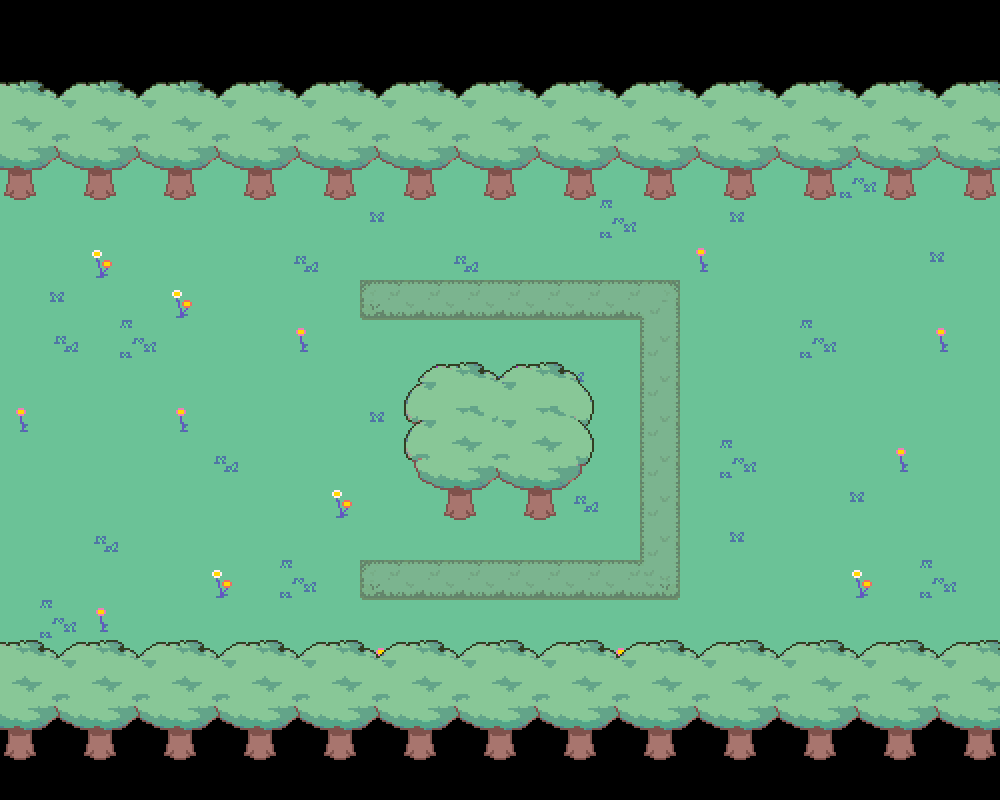

Below is a game level as drawn by its tile map, then a one-line description and the .tmx that defines it (tile-layer data replaced by summaries):
An orthogonal 25x20 tile map with 40x40 px tiles, 4 tile layers (Tile Layer 1, Tile Layer 3, Tile Layer 2, Copy of Tile Layer 2) and 34 objects (12x spikes, 2x transition, tilebutton, pushblock, leaf_up, ...).

<map version="1.10" tiledversion="1.10.0" orientation="orthogonal" renderorder="right-down" width="25" height="20" tilewidth="40" tileheight="40" infinite="0" nextlayerid="12" nextobjectid="53">
 <editorsettings>
  <export target="data.lua" format="lua" />
 </editorsettings>
 <properties>
  <property name="music" value="forest" />
 </properties>
 <tileset firstgid="1" source="../../tilesets/woods.tsx" />
 <layer id="1" name="Tile Layer 1" width="25" height="20">
  <data>[500 cells, 350 non-empty, 6 distinct tile ids]</data>
 </layer>
 <layer id="4" name="Tile Layer 3" width="25" height="20">
  <data>[500 cells, 22 non-empty, 5 distinct tile ids]</data>
 </layer>
 <layer id="2" name="Tile Layer 2" width="25" height="20">
  <data>[500 cells, 170 non-empty, 26 distinct tile ids]</data>
 </layer>
 <objectgroup id="10" name="blockcollision">
  <object id="6" x="360" y="560" width="280" />
  <object id="7" x="640" y="320" height="240" />
  <object id="8" x="360" y="320" width="280" />
  <object id="9" x="360" y="280" height="40" />
  <object id="10" x="360" y="280" width="320" />
  <object id="11" x="680" y="280" height="320" />
  <object id="12" x="360" y="600" width="320" />
  <object id="13" x="360" y="560" height="40" />
 </objectgroup>
 <objectgroup id="3" name="collision">
  <object id="1" x="0" y="0" width="1000" height="200" />
  <object id="2" x="0" y="680" width="1000" height="120" />
  <object id="3" x="420" y="400" width="160" height="80" />
  <object id="4" x="440" y="480" width="120" height="40" />
 </objectgroup>
 <objectgroup id="9" name="objects_spikes">
  <object id="23" name="tilebutton" x="360" y="560" width="40" height="40">
   <properties>
    <property name="blocks" type="bool" value="true" />
    <property name="cutscene" value="forest.puzzle4" />
    <property name="group" value="buton" />
    <property name="once" type="bool" value="true" />
   </properties>
  </object>
  <object id="25" name="spikes" x="760" y="200" width="40" height="40">
   <properties>
    <property name="default" type="bool" value="true" />
    <property name="flag" value="puzzle4" />
   </properties>
  </object>
  <object id="37" name="spikes" x="760" y="240" width="40" height="40">
   <properties>
    <property name="default" type="bool" value="true" />
    <property name="flag" value="puzzle4" />
   </properties>
  </object>
  <object id="38" name="spikes" x="760" y="280" width="40" height="40">
   <properties>
    <property name="default" type="bool" value="true" />
    <property name="flag" value="puzzle4" />
   </properties>
  </object>
  <object id="39" name="spikes" x="760" y="320" width="40" height="40">
   <properties>
    <property name="default" type="bool" value="true" />
    <property name="flag" value="puzzle4" />
   </properties>
  </object>
  <object id="40" name="spikes" x="760" y="360" width="40" height="40">
   <properties>
    <property name="default" type="bool" value="true" />
    <property name="flag" value="puzzle4" />
   </properties>
  </object>
  <object id="41" name="spikes" x="760" y="400" width="40" height="40">
   <properties>
    <property name="default" type="bool" value="true" />
    <property name="flag" value="puzzle4" />
   </properties>
  </object>
  <object id="42" name="spikes" x="760" y="440" width="40" height="40">
   <properties>
    <property name="default" type="bool" value="true" />
    <property name="flag" value="puzzle4" />
   </properties>
  </object>
  <object id="43" name="spikes" x="760" y="480" width="40" height="40">
   <properties>
    <property name="default" type="bool" value="true" />
    <property name="flag" value="puzzle4" />
   </properties>
  </object>
  <object id="44" name="spikes" x="760" y="520" width="40" height="40">
   <properties>
    <property name="default" type="bool" value="true" />
    <property name="flag" value="puzzle4" />
   </properties>
  </object>
  <object id="45" name="spikes" x="760" y="560" width="40" height="40">
   <properties>
    <property name="default" type="bool" value="true" />
    <property name="flag" value="puzzle4" />
   </properties>
  </object>
  <object id="46" name="spikes" x="760" y="600" width="40" height="40">
   <properties>
    <property name="default" type="bool" value="true" />
    <property name="flag" value="puzzle4" />
   </properties>
  </object>
  <object id="47" name="spikes" x="760" y="640" width="40" height="40">
   <properties>
    <property name="default" type="bool" value="true" />
    <property name="flag" value="puzzle4" />
   </properties>
  </object>
 </objectgroup>
 <objectgroup id="5" name="objects">
  <object id="50" name="transition" x="0" y="200" width="15" height="480">
   <properties>
    <property name="map" value="forest_10" />
    <property name="marker" value="fp4" />
   </properties>
  </object>
  <object id="51" name="transition" x="985" y="200" width="15" height="480">
   <properties>
    <property name="map" value="forest_puzzle5" />
    <property name="marker" value="fp4" />
   </properties>
  </object>
 </objectgroup>
 <objectgroup id="8" name="objects_tile">
  <object id="17" name="pushblock" x="360" y="280" width="40" height="40">
   <properties>
    <property name="input_lock" type="bool" value="false" />
    <property name="inputlock" type="bool" value="false" />
    <property name="lock" type="bool" value="false" />
   </properties>
  </object>
 </objectgroup>
 <objectgroup id="6" name="markers">
  <object id="20" name="leaf_up" x="0" y="120" width="1000" height="40" />
  <object id="21" name="leaf_down" x="0" y="680" width="1000" height="40" />
  <object id="22" name="spawn" x="120" y="400">
   <point />
  </object>
  <object id="48" name="for10" x="40" y="400">
   <point />
  </object>
  <object id="52" name="fp5" x="960" y="440">
   <point />
  </object>
 </objectgroup>
 <objectgroup id="7" name="battleareas">
  <object id="5" x="200" y="200" width="640" height="520" />
 </objectgroup>
 <layer id="11" name="Copy of Tile Layer 2" width="25" height="20">
  <data>[500 cells, 170 non-empty, 24 distinct tile ids]</data>
 </layer>
</map>
